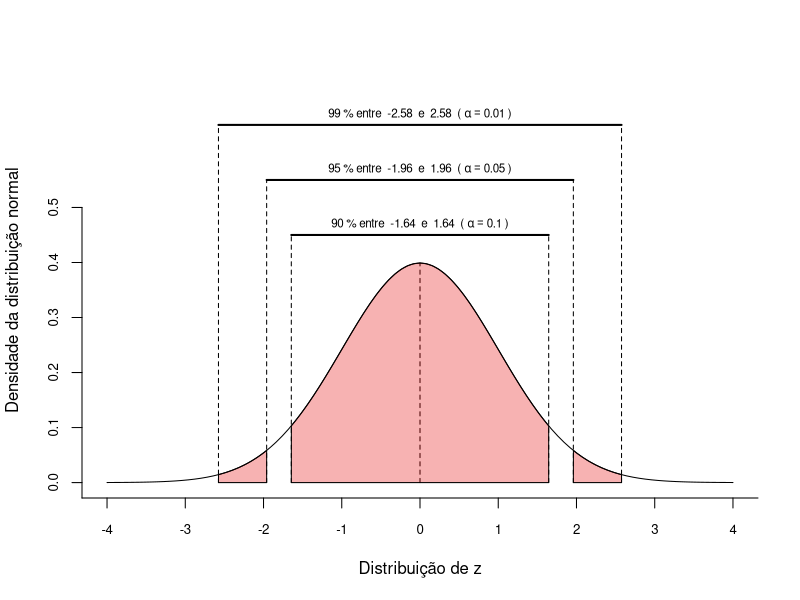

Write R code to recreate this figure. (Note: this script raises an error after producing the figure.)
## ---- chunk 1
#knitr::opts_chunk$set(echo = FALSE, include = FALSE)
## ---- chunk 2
qr = qnorm(p = c(1-c(0.995, 0.975, 0.95),0.5,c(0.95, 0.975, 0.995)))
dqr = dnorm(x = qr)


qrc1 = c(qr[3], qr[5], seq(qr[5],qr[3], by = -0.001))
dqrc1 = c(0, 0, dnorm(x = seq(qr[5],qr[3], by = -0.001)))

qrc2 = c(qr[6], qr[7], seq(qr[7], qr[6], by = -0.001))
dqrc2 = c(0, 0, dnorm(x = seq(qr[7], qr[6], by = -0.001)))

qrc2m = c(qr[1], qr[2], seq(qr[2],qr[1], by = -0.001))
dqrc2m = c(0, 0, dnorm(x = seq(qr[2],qr[1], by = -0.001)))

pqr = pnorm(q = qr)
perc = diff(pqr) * 100

curve(expr = dnorm(x, 0,1), from = -4, to = 4, 
      ylab = "Densidade da distribuição normal",
      xlab = "Distribuição de z", ylim = c(0, 0.7), axes = F)
axis(1, at = -5:5, cex.axis = 0.8)
axis(2, at = seq(-1, 0.5, by = 0.1), cex.axis = 0.8)
segments(x0 = qr, x1 = qr, y0 = 0, y1 = c(0.65, 0.55, 0.45, dnorm(0), 0.45, 0.55, 0.65), lty = 2)
polygon(x = qrc1, y = dqrc1, col = rgb(red = 0.9, 0,0, alpha = 0.3))  
polygon(x = qrc2, y = dqrc2, col = rgb(red = 0.9, 0,0, alpha = 0.3))  
polygon(x = qrc2m, y = dqrc2m, col = rgb(red = 0.9, 0,0, alpha = 0.3))
segments(x0 = qr[1], x1 = qr[7], y0 = 0.65, y1 = 0.65, lwd = 2)
segments(x0 = qr[2], x1 = qr[6], y0 = 0.55, y1 = 0.55, lwd = 2)
segments(x0 = qr[3], x1 = qr[5], y0 = 0.45, y1 = 0.45, lwd = 2)
text(x = 0, y = 0.67, labels = bquote(.(round(diff(pnorm(q = c(qr[1],qr[7]))*100),0)) ~ "% entre " ~ .(round(qr[1],2)) ~ " e " ~ .(round(qr[7],2)) ~ " (" ~ alpha == .(1-round(diff(pnorm(q = c(qr[1],qr[7]))),2)) ~ ")"), cex = 0.7)
text(x = 0, y = 0.57, labels = bquote(.(round(diff(pnorm(q = c(qr[2],qr[6]))*100),0)) ~ "% entre " ~ .(round(qr[2],2)) ~ " e " ~ .(round(qr[6],2)) ~ " (" ~ alpha == .(1-round(diff(pnorm(q = c(qr[2],qr[6]))),2)) ~ ")"), cex = 0.7)
text(x = 0, y = 0.47, labels = bquote(.(round(diff(pnorm(q = c(qr[3],qr[5]))*100),0)) ~ "% entre " ~ .(round(qr[3],2)) ~ " e " ~ .(round(qr[5],2)) ~ " (" ~ alpha == .(1-round(diff(pnorm(q = c(qr[3],qr[5]))),2)) ~ ")"), cex = 0.7)    
## ---- chunk 3
n1 <- 2
n2 <- 5
n3 <- 30
ggplot(data = data.frame(x = c(-4,4)),
       mapping = aes(x = x)) +
  stat_function(mapping = aes(color = "Dist. Normal"),
                fun = dnorm) +
  stat_function(mapping = aes(color = paste("Dist. t; n =",n1)),
                fun = dt,
                args = list(df = n1-1)) +
  stat_function(mapping = aes(color = paste("Dist. t; n =",n2)),
                fun = dt,
                args = list(df = n2-1)) +
  stat_function(mapping = aes(color = paste("Dist. t; n =",n3)),
                fun = dt,
                args = list(df = n3-1)) +
  labs(colour = "", y = "Densidade de probabilidade", x = "") +
  theme_classic()


## ---- chunk 4
tam <- 20
lim_x <- c(-4,4)
lim_y <- c(0, 0.4)
x1 <- c(-1.96,1.96)
p1 <- ggplot(data.frame(x = lim_x), aes(x = x)) +
  stat_function(fun = dnorm) +
  geom_area(stat = "function", fun = dnorm,
            fill = "#00998a",
            xlim = c(lim_x[1], x1[1])) +
  geom_area(stat = "function", fun = dnorm,
            fill = "#00998a",
            xlim = c(x1[2], lim_x[2])) +
  labs(x = "Z", y = "") +
  scale_y_continuous(breaks = NULL, limits = lim_y) +
  scale_x_continuous(breaks = c(x1[1], 0, x1[2])) +
  theme(axis.text.x = element_text(size = tam),
        axis.title.x = element_text(size = tam),
        plot.title = element_text(hjust = 0.5, size = tam)) +
  ggtitle("Dist. Normal") +
  theme_classic()

p2 <- ggplot(data.frame(x = lim_x), aes(x = x)) +
  stat_function(fun = dt,
                args = list(df = n1 - 1)) +
  geom_area(stat = "function", fun = dt,
                args = list(df = n1 - 1),
            fill = "#00998a",
            xlim = c(lim_x[1], x1[1])) +
  geom_area(stat = "function", fun = dt,
                args = list(df = n1 - 1),
            fill = "#00998a",
            xlim = c(x1[2], lim_x[2])) +
  labs(x = "t", y = "") +
  scale_y_continuous(breaks = NULL, limits = lim_y) +
  scale_x_continuous(breaks = c(x1[1], 0, x1[2])) +
  theme(axis.text.x = element_text(size = tam),
        axis.title.x = element_text(size = tam),
        plot.title = element_text(hjust = 0.5, size = tam)) +
  ggtitle(paste("Dist. t; n =",n1)) +
  theme_classic()

p3 <- ggplot(data.frame(x = lim_x), aes(x = x)) +
  stat_function(fun = dt,
                args = list(df = n2 - 1)) +
  geom_area(stat = "function", fun = dt,
                args = list(df = n2 - 1),
            fill = "#00998a",
            xlim = c(lim_x[1], x1[1])) +
  geom_area(stat = "function", fun = dt,
                args = list(df = n2 - 1),
            fill = "#00998a",
            xlim = c(x1[2], lim_x[2])) +
  labs(x = "t", y = "") +
  scale_y_continuous(breaks = NULL, limits = lim_y) +
  scale_x_continuous(breaks = c(x1[1], 0, x1[2])) +
  theme(axis.text.x = element_text(size = tam),
        axis.title.x = element_text(size = tam),
        plot.title = element_text(hjust = 0.5, size = tam)) +
  ggtitle(paste("Dist. t; n =",n2)) +
  theme_classic()


p4 <- ggplot(data.frame(x = lim_x), aes(x = x)) +
  stat_function(fun = dt,
                args = list(df = n3 - 1)) +
  geom_area(stat = "function", fun = dt,
                args = list(df = n3 - 1),
            fill = "#00998a",
            xlim = c(lim_x[1], x1[1])) +
  geom_area(stat = "function", fun = dt,
                args = list(df = n3 - 1),
            fill = "#00998a",
            xlim = c(x1[2], lim_x[2])) +
  labs(x = "t", y = "") +
  scale_y_continuous(breaks = NULL, limits = lim_y) +
  scale_x_continuous(breaks = c(x1[1], 0, x1[2])) +
  theme(axis.text.x = element_text(size = tam),
        axis.title.x = element_text(size = tam),
        plot.title = element_text(hjust = 0.5, size = tam)) +
  ggtitle(paste("Dist. t; n =",n3)) +
  theme_classic()


pn <- grid.arrange(p1,p2,p3,p4, ncol = 1)

## ---- chunk 5
curve(expr = 4/sqrt(x), from = 1, to = 100, ylab = bquote("Erro padrão da média (" ~ sigma[bar(x)] ~ ")"),
      xlab = "Tamanho amostral (n)", axes = F)
axis(1, at = seq(-10, 200, by = 10))
axis(2, seq(-1,10, by = 0.5), las = 2)
## ---- chunk 6
qr = qnorm(p = c(0.10, 0.90))
dqr = dnorm(x = qr)


qrc1 = c(qr[1], qr[2], seq(qr[2],qr[1], by = -0.001))
dqrc1 = c(0, 0, dnorm(x = seq(qr[2],qr[1], by = -0.001)))

pqr = pnorm(q = qr)
perc = diff(pqr) * 100

eixox = expression(E-mu, mu, E+mu)

curve(expr = dnorm(x, 0,1), from = -4, to = 4, 
      ylab = "Densidade da distribuição normal",
      xlab = "Distribuição de z", ylim = c(0, 0.5), axes = F)
axis(1, at = c(qr[1],0,qr[2]), labels = eixox, cex.axis = 0.8)
axis(2, at = seq(-1, 0.5, by = 0.1), cex.axis = 0.8)
polygon(x = qrc1, y = dqrc1, col = rgb(red = 0.9, 0,0, alpha = 0.3))  
segments(x0 = qr[1], x1 = qr[7], y0 = 0.65, y1 = 0.65, lwd = 2)
text(y = c(0.05), x = c(-1.7), labels = bquote(alpha/2))
text(y = c(0.1), x = c(0), labels = bquote(1-alpha))
text(y = c(0.05), x = c(1.7), labels = bquote(alpha/2))

## ---- chunk 7
rm(list = ls())
